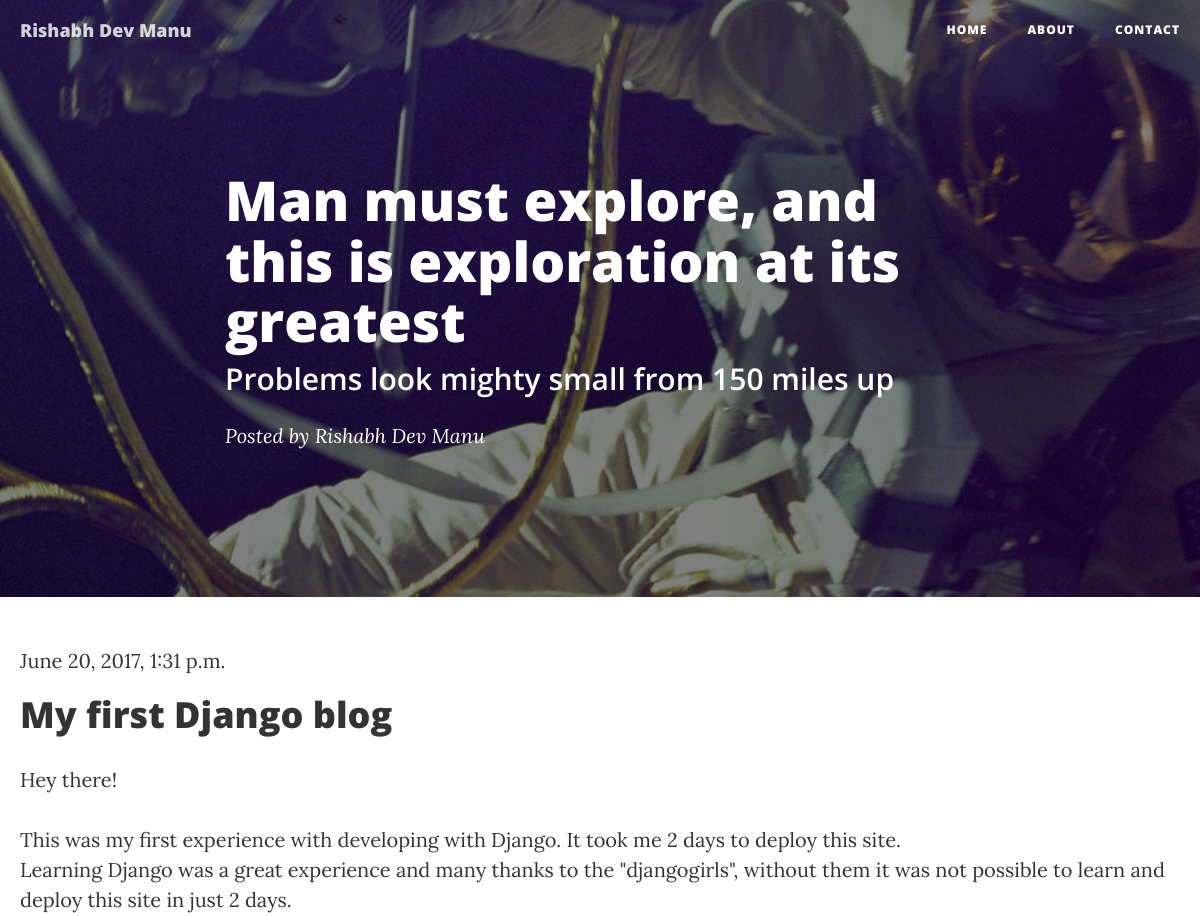
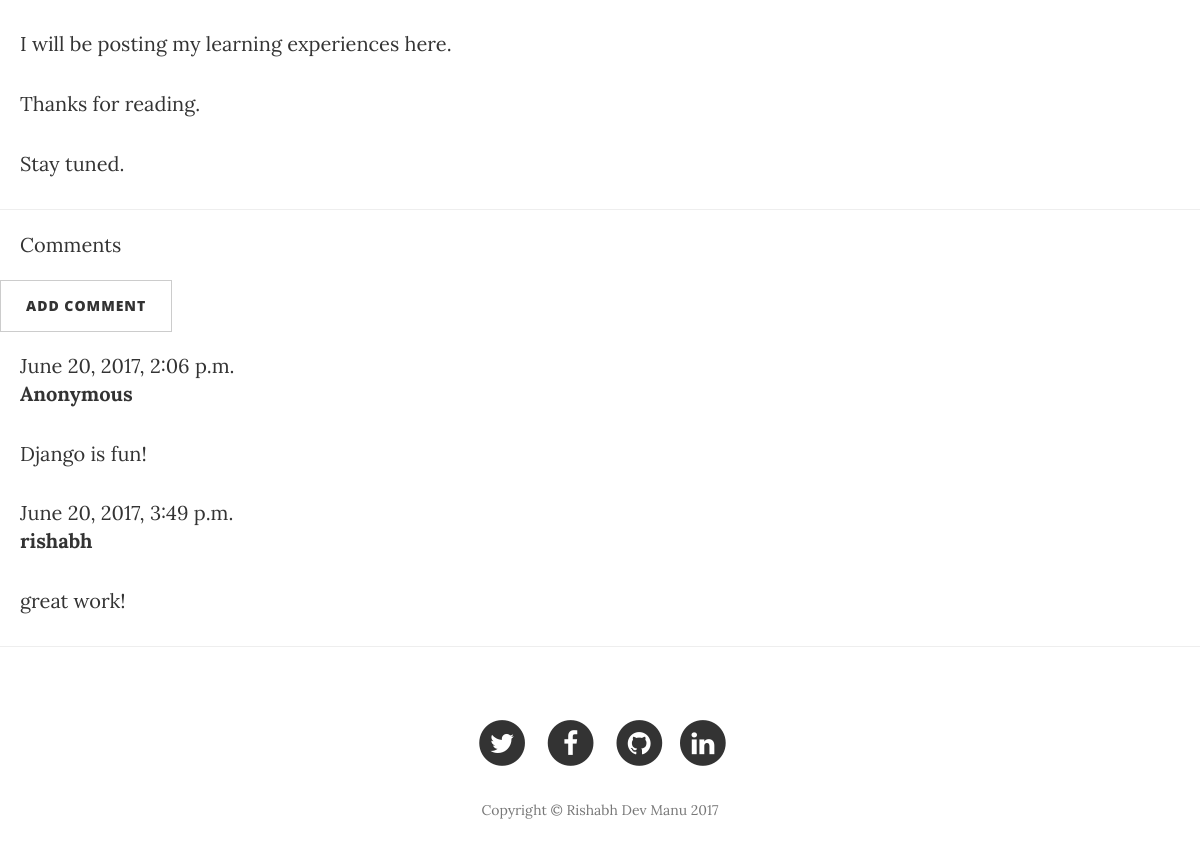
The app's page /post/1/ with its own data (2 pictures, top to bottom).
### blog/models.py (models this page shows, shortened)
class Post(models.Model):
    author = models.ForeignKey('auth.User')
    title = models.CharField(max_length=200)
    text = models.TextField()
    created_date = models.DateTimeField(default=timezone.now)
    published_date = models.DateTimeField(blank=True, null=True)

class Comment(models.Model):
    post = models.ForeignKey('blog.Post', related_name='comments')
    author = models.CharField(max_length=200)
    text = models.TextField()
    created_date = models.DateTimeField(default=timezone.now)
    approved_comment = models.BooleanField(default=False)

### blog/views.py (the view)
# urls.py: url(r'^post/(?P<pk>\d+)/$', views.post, name='post'),
def post(request, pk):
    post = get_object_or_404(Post, pk=pk)
    return render(request, 'blog/post.html', {'post':post})

### blog/templates/blog/post.html (shortened to what this page needs)
{% extends 'blog/base.html' %}
{% block content %}
   <header class="intro-header" style="background-image: url('/static/img/post-bg.jpg')">
       <div class="container">
           <div class="row">
               <div class="col-lg-8 col-lg-offset-2 col-md-10 col-md-offset-1">
                   <div class="post-heading">
                       <h1>Man must explore, and this is exploration at its greatest</h1>
                       <h2 class="subheading">Problems look mighty small from 150 miles up</h2>
                       <span class="meta">Posted by <a href="{% url 'about' %}">Rishabh Dev Manu</a> </span>
                   </div>
               </div>
           </div>
       </div>
   </header>
   <div class="post">
      {% if post.published_date %}
          <div class="date">
              {{ post.published_date }}
          </div>
      {% endif %}
      <h1>{{ post.title }}</h1>
      <p>{{ post.text|linebreaksbr }}</p>
  </div>
<hr>
<p class="comment"> Comments </p>
<a class="btn btn-default" href="{% url 'add_comment_to_post' pk=post.pk %}">Add comment</a>
{% for comment in post.comments.all %}
    {% if user.is_authenticated or comment.approved_comment %}
    <div class="comment">
        <div class="date">
            {{ comment.created_date }}
        </div>
        <strong>{{ comment.author }}</strong>
        <p>{{ comment.text|linebreaks }}</p>
    </div>
    {% endif %}
{% empty %}
    <p>No comments here yet :(</p>
{% endfor %}
{% endblock %}

### blog/templates/blog/base.html (style rules this page uses)
.comment { margin: 20px 0px 20px 20px; }
.post { margin: 20px 0px 20px 20px; }

### records on screen
Post: published_date "June 20, 2017, 1:31 p.m.", title "My first Django blog", text "Hey there! This was my first experience with developing with Django. It took me 2 days to deploy this site. Learning Django was a great experience and many thanks to the \"djangogirls\", without them it was not possible to learn and deploy this site in just 2 days. I will be posting my learning experiences here. Thanks for reading. Stay tuned."
Comment: created_date "June 20, 2017, 2:06 p.m.", author "Anonymous", text "Django is fun!"
Comment: created_date "June 20, 2017, 3:49 p.m.", author "rishabh", text "great work!"
